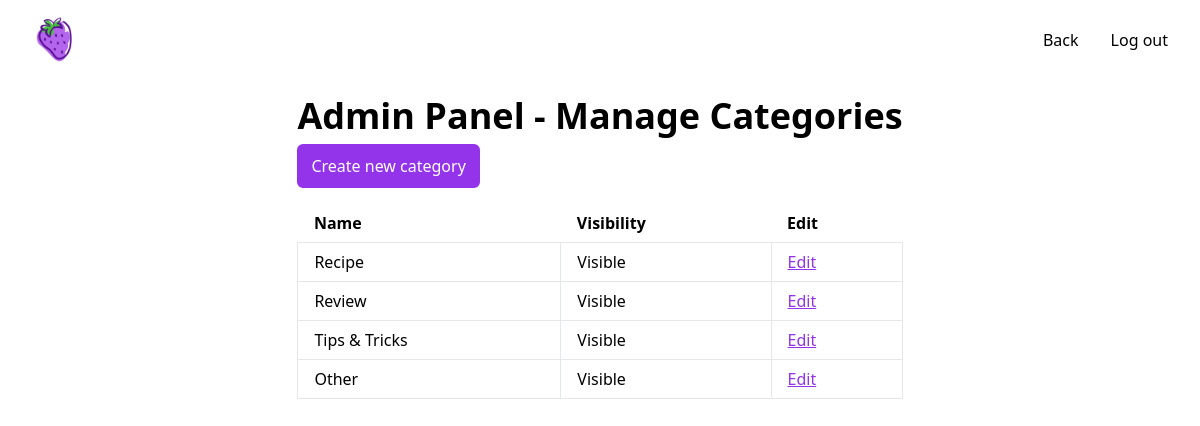
/admin/categories/index.php (signed in), run on the app's committed database.
### tables this page shows
CREATE TABLE `categories`(
    `id` INT NOT NULL AUTO_INCREMENT PRIMARY KEY,
    `name` VARCHAR(33) NOT NULL,
    `visible` BOOLEAN NOT NULL DEFAULT TRUE
);

### admin/categories/index.php (the view, shortened to what this page needs)
<?php
require_once('../../lib/utils/conn.php');
$query =  "SELECT * FROM categories";
$res = mysqli_query($conn, $query) or die("Query failed: " . mysqli_error($conn));
?>
<html>
<head>
    <link href="../../lib/css/output.css" rel="stylesheet" />
</head>
<body>
    <nav class="fixed z-40 flex items-center justify-between w-full px-8 py-4 mx-auto text-black bg-transparent backdrop-blur-sm">
        <div>
            <img src="../../lib/assets/strawberry.png" alt="egg" class="w-12 rounded-full aspect-auto">
        </div>
        <div class="flex space-x-8">
            <a href="../">Back</a>
            <a href="../../auth/log-out.php">Log out</a>
        </div>
    </nav>
    <div class="grid place-items-center">
        <div class="flex flex-col gap-2 mt-24 min-w-[50%] max-w-6xl">
            <h1 class="h1">Admin Panel - Manage Categories</h1>
            <a href="create" class="mb-2 w-fit button">Create new category</a>
            <table class="table-auto">
                <thead class="text-left">
                    <tr>
                        <th class="px-4 py-2">Name</th>
                        <th class="px-4 py-2">Visibility</th>
                        <th class="px-4 py-2">Edit</th>
                    </tr>
                </thead>
                <tbody>
                    <?php
                    while ($row = mysqli_fetch_array($res)) {
                        $name = $row['name'];
                        $visible = $row['visible'] ? "Visible" : "Hidden";
                        $id = $row['id'];
                        echo "<tr>
                        <td class='px-4 py-2 border'>$name</td>
                        <td class='px-4 py-2 border'>$visible</td>
                        <td class='px-4 py-2 border'><a class='link' href='edit?id=$id'>Edit</a></td>
                        </tr>";
                    }
                    ?>
                </tbody>
            </table>
        </div>
    </div>
</body>
</html>

### data on the page
categories: name "Recipe", visible "Visible"
categories: name "Review", visible "Visible"
categories: name "Tips & Tricks", visible "Visible"
categories: name "Other", visible "Visible"
